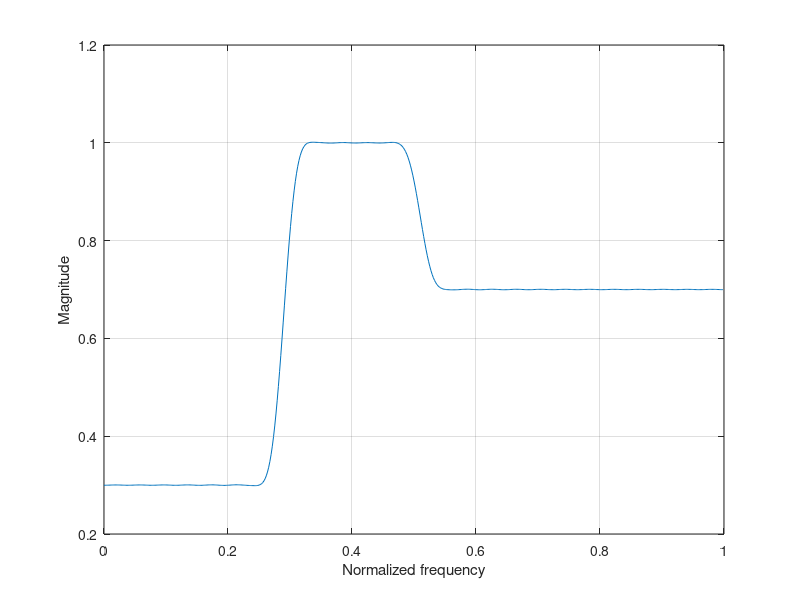

This chart was generated by the following MATLAB code:
% Program 4_4 
% Design of Multiband Filter Using Hamming Window 
%
fpts=[0 0.28 0.3 0.5 0.52 1]; 
mval=[0.3 0.3 1.0 1.0 0.7 0.7]; 
%
b=fir2(100, fpts, mval); 
[ h, omega ] = freqz(b,1,512); 
plot(omega/pi, abs(h)); grid 
xlabel('Normalized frequency'); 
ylabel('Magnitude'); 
